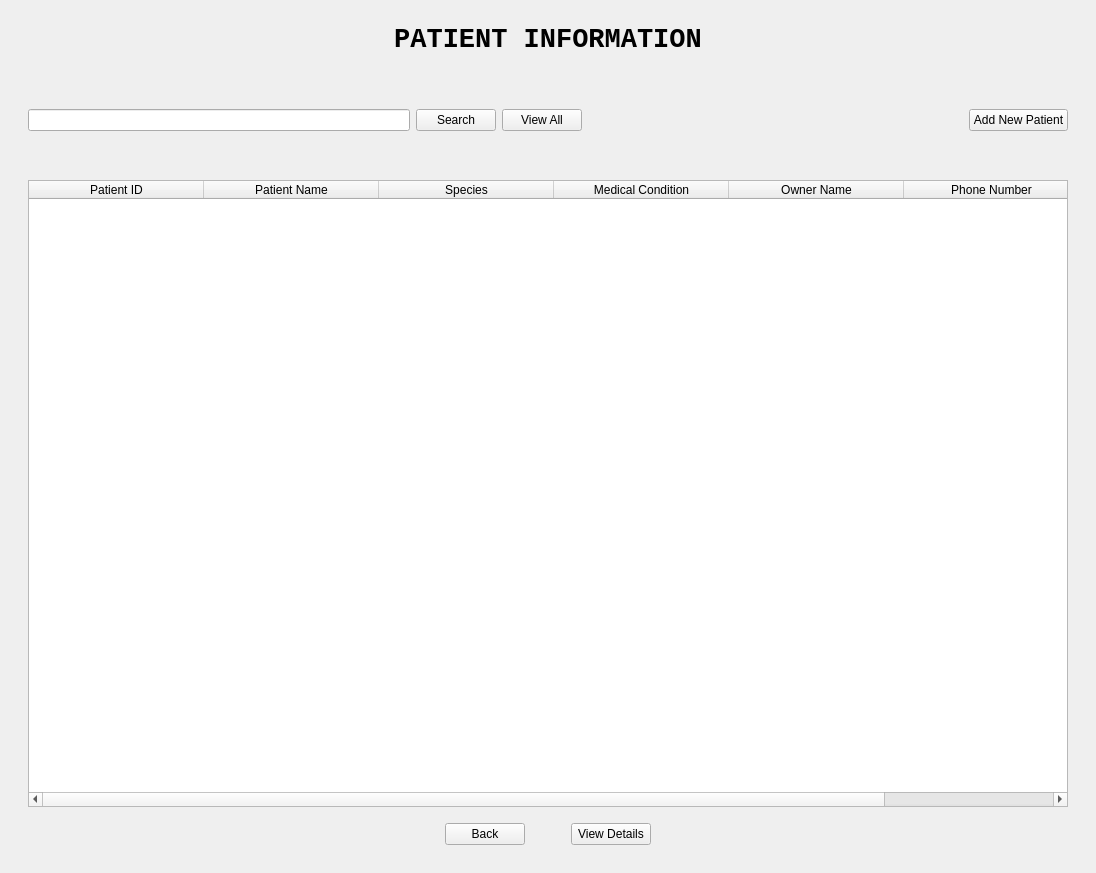
<?xml version="1.0" encoding="UTF-8"?>
<ui version="4.0">
 <class>PatientUI_Window</class>
 <widget class="QMainWindow" name="PatientUI_Window">
  <property name="geometry">
   <rect>
    <x>0</x>
    <y>0</y>
    <width>1096</width>
    <height>873</height>
   </rect>
  </property>
  <property name="maximumSize">
   <size>
    <width>16777215</width>
    <height>16777215</height>
   </size>
  </property>
  <property name="windowTitle">
   <string>Patient</string>
  </property>
  <widget class="QWidget" name="centralwidget">
   <layout class="QVBoxLayout" name="verticalLayout">
    <item>
     <widget class="QStackedWidget" name="stackedWidget">
      <property name="font">
       <font>
        <kerning>true</kerning>
       </font>
      </property>
      <property name="currentIndex">
       <number>0</number>
      </property>
      <widget class="QWidget" name="Page_View">
       <layout class="QVBoxLayout" name="verticalLayout_4">
        <item>
         <layout class="QVBoxLayout" name="verticalLayout_2" stretch="1,1,1,1,15,1">
          <property name="leftMargin">
           <number>10</number>
          </property>
          <property name="rightMargin">
           <number>10</number>
          </property>
          <item>
           <layout class="QGridLayout" name="gridLayout_11">
            <item row="0" column="0">
             <widget class="QLabel" name="label_2">
              <property name="font">
               <font>
                <family>Courier New</family>
                <pointsize>20</pointsize>
                <weight>75</weight>
                <bold>true</bold>
                <kerning>true</kerning>
               </font>
              </property>
              <property name="text">
               <string>PATIENT INFORMATION</string>
              </property>
              <property name="alignment">
               <set>Qt::AlignCenter</set>
              </property>
             </widget>
            </item>
           </layout>
          </item>
          <item>
           <spacer name="verticalSpacer">
            <property name="orientation">
             <enum>Qt::Vertical</enum>
            </property>
            <property name="sizeHint" stdset="0">
             <size>
              <width>20</width>
              <height>40</height>
             </size>
            </property>
           </spacer>
          </item>
          <item>
           <layout class="QGridLayout" name="gridLayout_9">
            <item row="1" column="5">
             <widget class="QPushButton" name="push_button_add_new_2">
              <property name="cursor">
               <cursorShape>PointingHandCursor</cursorShape>
              </property>
              <property name="text">
               <string>Add New Patient</string>
              </property>
             </widget>
            </item>
            <item row="1" column="2">
             <widget class="QPushButton" name="push_button_search_2">
              <property name="cursor">
               <cursorShape>PointingHandCursor</cursorShape>
              </property>
              <property name="text">
               <string>Search</string>
              </property>
             </widget>
            </item>
            <item row="1" column="0">
             <widget class="QLineEdit" name="Search_Field_2"/>
            </item>
            <item row="1" column="4">
             <spacer name="horizontalSpacer_3">
              <property name="orientation">
               <enum>Qt::Horizontal</enum>
              </property>
              <property name="sizeHint" stdset="0">
               <size>
                <width>40</width>
                <height>20</height>
               </size>
              </property>
             </spacer>
            </item>
            <item row="1" column="3">
             <widget class="QPushButton" name="push_button_view_2">
              <property name="cursor">
               <cursorShape>PointingHandCursor</cursorShape>
              </property>
              <property name="text">
               <string>View All</string>
              </property>
             </widget>
            </item>
           </layout>
          </item>
          <item>
           <spacer name="verticalSpacer_2">
            <property name="orientation">
             <enum>Qt::Vertical</enum>
            </property>
            <property name="sizeHint" stdset="0">
             <size>
              <width>20</width>
              <height>40</height>
             </size>
            </property>
           </spacer>
          </item>
          <item>
           <layout class="QGridLayout" name="gridLayout_8">
            <property name="bottomMargin">
             <number>10</number>
            </property>
            <item row="3" column="0">
             <widget class="QTableWidget" name="table_patient_2">
              <property name="cursor" stdset="0">
               <cursorShape>ArrowCursor</cursorShape>
              </property>
              <attribute name="horizontalHeaderMinimumSectionSize">
               <number>39</number>
              </attribute>
              <attribute name="horizontalHeaderDefaultSectionSize">
               <number>175</number>
              </attribute>
              <attribute name="verticalHeaderDefaultSectionSize">
               <number>50</number>
              </attribute>
              <column>
               <property name="text">
                <string>Patient ID</string>
               </property>
              </column>
              <column>
               <property name="text">
                <string>Patient Name</string>
               </property>
              </column>
              <column>
               <property name="text">
                <string>Species</string>
               </property>
              </column>
              <column>
               <property name="text">
                <string>Medical Condition</string>
               </property>
              </column>
              <column>
               <property name="text">
                <string>Owner Name</string>
               </property>
              </column>
              <column>
               <property name="text">
                <string>Phone Number</string>
               </property>
              </column>
             </widget>
            </item>
           </layout>
          </item>
          <item>
           <layout class="QGridLayout" name="gridLayout_10" columnstretch="25,0,0,0,0,25">
            <property name="bottomMargin">
             <number>10</number>
            </property>
            <item row="0" column="3">
             <spacer name="horizontalSpacer_4">
              <property name="orientation">
               <enum>Qt::Horizontal</enum>
              </property>
              <property name="sizeHint" stdset="0">
               <size>
                <width>40</width>
                <height>20</height>
               </size>
              </property>
             </spacer>
            </item>
            <item row="0" column="4">
             <widget class="QPushButton" name="push_button_view_details_2">
              <property name="cursor">
               <cursorShape>PointingHandCursor</cursorShape>
              </property>
              <property name="text">
               <string>View Details</string>
              </property>
             </widget>
            </item>
            <item row="0" column="0">
             <spacer name="horizontalSpacer_5">
              <property name="orientation">
               <enum>Qt::Horizontal</enum>
              </property>
              <property name="sizeHint" stdset="0">
               <size>
                <width>40</width>
                <height>20</height>
               </size>
              </property>
             </spacer>
            </item>
            <item row="0" column="1">
             <widget class="QPushButton" name="push_button_back_2">
              <property name="cursor">
               <cursorShape>PointingHandCursor</cursorShape>
              </property>
              <property name="text">
               <string>Back</string>
              </property>
             </widget>
            </item>
            <item row="0" column="5">
             <spacer name="horizontalSpacer_6">
              <property name="orientation">
               <enum>Qt::Horizontal</enum>
              </property>
              <property name="sizeHint" stdset="0">
               <size>
                <width>40</width>
                <height>20</height>
               </size>
              </property>
             </spacer>
            </item>
           </layout>
          </item>
         </layout>
        </item>
       </layout>
      </widget>
      <widget class="QWidget" name="Page_Patient_Details"/>
      <widget class="QWidget" name="Page_Patient_Create"/>
     </widget>
    </item>
   </layout>
  </widget>
 </widget>
 <resources/>
 <connections/>
</ui>
